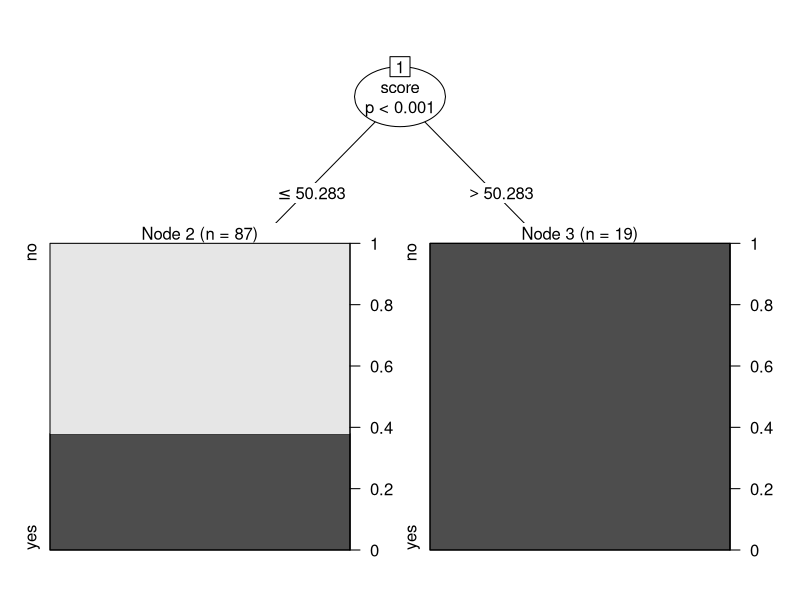

Write R code to recreate this figure.
library("party")
data("readingSkills")

head(readingSkills)
tree <- ctree(nativeSpeaker ~ age+shoeSize+score,data = readingSkills[1:106,])
plot(tree)
